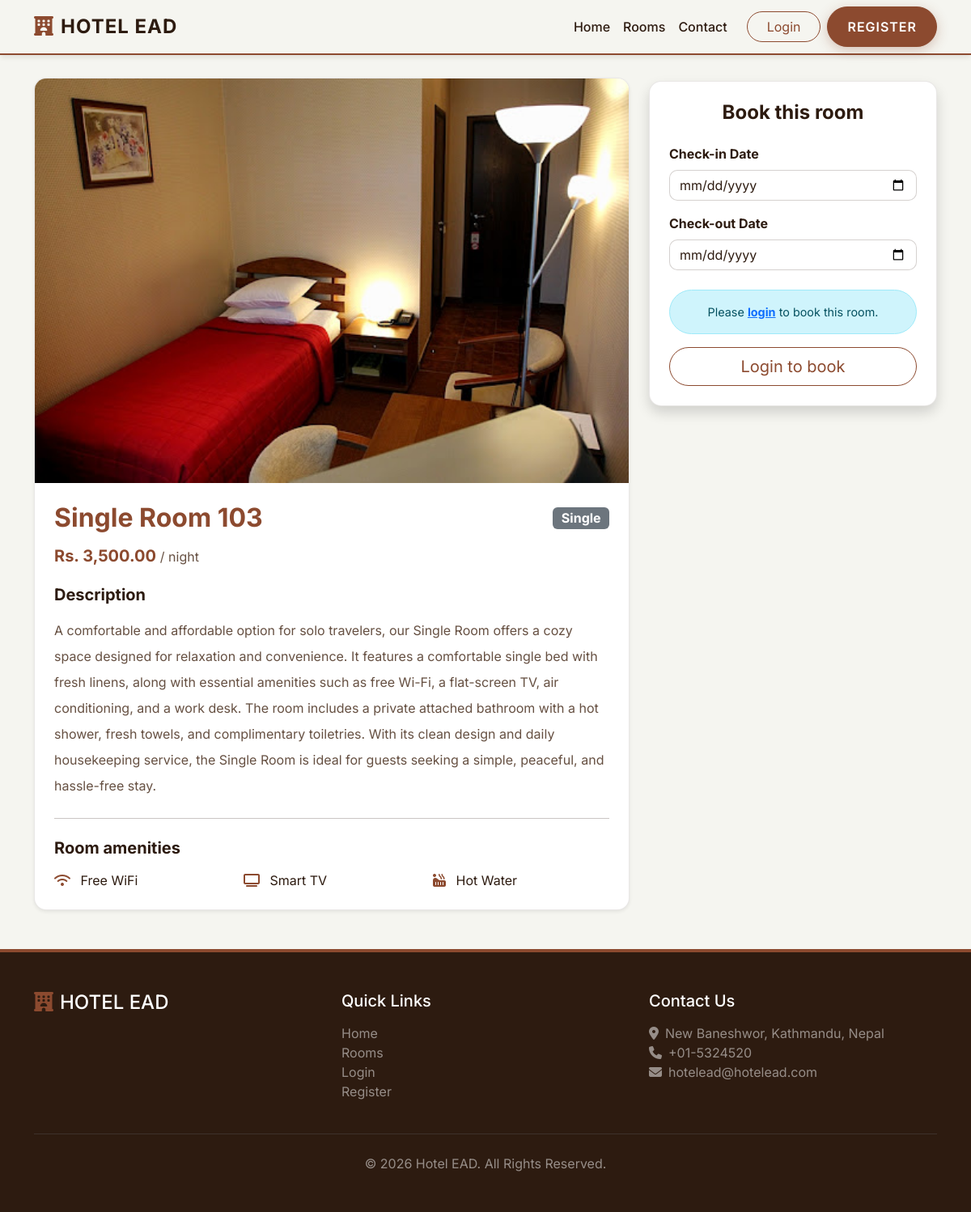
The app's page /room_details.php?id=2 with its own data.
### tables this page shows
CREATE TABLE `rooms` (
  `id` int(11) NOT NULL,
  `name` varchar(100) NOT NULL,
  `type` varchar(50) NOT NULL,
  `price` decimal(10,2) NOT NULL,
  `image` varchar(255) DEFAULT NULL,
  `status` enum('Available','Booked','Maintenance') DEFAULT 'Available',
  `description` text DEFAULT NULL,
  `amenities` text DEFAULT NULL,
  `created_at` timestamp NOT NULL DEFAULT current_timestamp()
);

### room_details.php (the view, shortened to what this page needs)
<?php
require_once 'includes/db.php';
$id = $conn->real_escape_string($_GET['id']);
$sql = "SELECT * FROM rooms WHERE id = '$id'";
$result = $conn->query($sql);
$room = $result->fetch_assoc();
require_once 'includes/header.php';
?>
<div class="container py-5 mt-5">
    <div class="row">
        <div class="col-lg-8 mb-4 mb-lg-0">
            <div class="card border-0 shadow-sm" style="border-radius: 15px; overflow: hidden;">
                <?php
                $img = !empty($room['image']) ? ROOM_IMG_PATH . htmlspecialchars($room['image']) : "https://images.unsplash.com/photo-1611892440504-42a792e24d32?auto=format&fit=crop&q=80";
                ?>
                <img src="<?php echo $img; ?>" class="img-fluid w-100" style="height: 500px; object-fit: cover;" alt="<?php echo htmlspecialchars($room['name']); ?>">
                <div class="card-body p-4">
                    <div class="d-flex justify-content-between align-items-center mb-3">
                        <h2 class="fw-bold mb-0" style="color: var(--primary-color);"><?php echo htmlspecialchars($room['name']); ?></h2>
                        <span class="badge bg-secondary fs-6"><?php echo htmlspecialchars($room['type']); ?></span>
                    </div>
                    <h4 class="room-price mb-4">Rs. <?php echo number_format($room['price'], 2); ?> <span class="text-muted fs-6 fw-normal">/ night</span></h4>
                    <h5 class="fw-bold mb-3">Description</h5>
                    <p class="text-muted lh-lg"><?php echo nl2br(htmlspecialchars($room['description'])); ?></p>
                    <hr class="my-4">
                    <h5 class="fw-bold mb-3">Room amenities</h5>
                    <div class="row g-3">
                        <?php
                        if (!empty($room['amenities'])) {
                            $ams = explode(',', $room['amenities']);
                            $icons = [
                                'Free WiFi' => 'fa-wifi',
                                'Air Conditioning' => 'fa-snowflake',
                                'Smart TV' => 'fa-tv',
                                'Room Service' => 'fa-bell-concierge',
                                'Mini Bar' => 'fa-glass-water',
                                'Breakfast Included' => 'fa-utensils',
                                'Swimming Pool Access' => 'fa-person-swimming',
                                'Hot Water' => 'fa-hot-tub-person'
                            ];
                            foreach($ams as $am) {
                                $icon = isset($icons[$am]) ? $icons[$am] : 'fa-check';
                                echo "<div class='col-md-4 col-6'><i class='fa-solid $icon text-secondary me-2'></i> $am</div>";
                            }
                        } else {
                            echo "<div class='col-12 text-muted'>No amenities listed.</div>";
                        }
                        ?>
                    </div>
                </div>
            </div>
        </div>
        <div class="col-lg-4">
            <div class="card border-0 shadow" style="border-radius: 15px; position: sticky; top: 100px;">
                <div class="card-body p-4">
                    <h4 class="fw-bold mb-4 text-center">Book this room</h4>
                    <?php if ($room['status'] != 'Available'): ?>
                        <div class="alert alert-warning text-center rounded-pill">
                            <i class="fa-solid fa-triangle-exclamation me-2"></i>This room is currently not available.
                        </div>
                    <?php else: ?>
                        <form method="POST" action="book.php">
                            <div class="mb-3">
                                <label class="form-label fw-bold">Check-in Date</label>
                                <input type="date" name="check_in" class="form-control" required min="<?php echo date('Y-m-d'); ?>" id="check_in">
                            </div>
                            <div class="mb-4">
                                <label class="form-label fw-bold">Check-out Date</label>
                                <input type="date" name="check_out" class="form-control" required min="<?php echo date('Y-m-d', strtotime('+1 day')); ?>" id="check_out">
                            </div>
                            <?php if (isset($_SESSION['user_id'])): ?>
                                <button type="submit" class="btn btn-primary w-100 btn-lg rounded-pill">Proceed to booking</button>
                            <?php else: ?>
                                <div class="alert alert-info text-center rounded-pill" style="font-size: 0.9rem;">
                                    Please <a href="login.php" class="fw-bold">login</a> to book this room.
                                </div>
                                <a href="login.php" class="btn btn-outline-primary w-100 btn-lg rounded-pill">Login to book</a>
                            <?php endif; ?>
                        </form>
                    <?php endif; ?>
                </div>
            </div>
        </div>
    </div>
</div>
<?php require_once 'includes/footer.php'; ?>

### assets/css/style.css (style rules this page uses)
:root { --primary-color: #8C4A2F; --secondary-color: #2D1B10; --accent-color: #A35A3D; --bg-light: #F5F5F0; --text-dark: #2D1B10; }
body { font-family: 'Inter', sans-serif; background-color: var(--bg-light); color: var(--text-dark); display: flex; flex-direction: column; min-height: 100vh; }
.text-muted { color: #665042 !important; }
.btn-outline-primary { color: var(--primary-color); border-color: var(--primary-color); }
.card { background-color: #ffffff !important; color: var(--text-dark); border: 1px solid rgba(45, 27, 16, 0.1) !important; }
.card-body { padding: 2rem; }
.room-price { color: var(--primary-color); font-weight: 700; font-size: 1.25rem; }
.text-secondary, .text-danger { color: var(--primary-color) !important; }
.form-control, .form-select, .input-group-text { background-color: #ffffff !important; color: var(--text-dark) !important; border: 1px solid rgba(45, 27, 16, 0.2) !important; border-radius: 10px; }
.form-control::placeholder { color: #a09088; }

### records on screen
rooms: image (picture), name "Single Room 103", type "Single", price "3,500.00", description "A comfortable and affordable option for solo travelers, our Single Room offers a cozy space designed for relaxation and convenience. It features a comfortable single bed with fresh linens, along with essential amenities such as free Wi-Fi, a flat-screen TV, air conditioning, and a work desk. The room includes a private attached bathroom with a hot shower, fresh towels, and complimentary toiletries. With its clean design and daily housekeeping service, the Single Room is ideal for guests seeking a simple, peaceful, and hassle-free stay.", amenities "Free WiFi", amenities "Smart TV", amenities "Hot Water"
